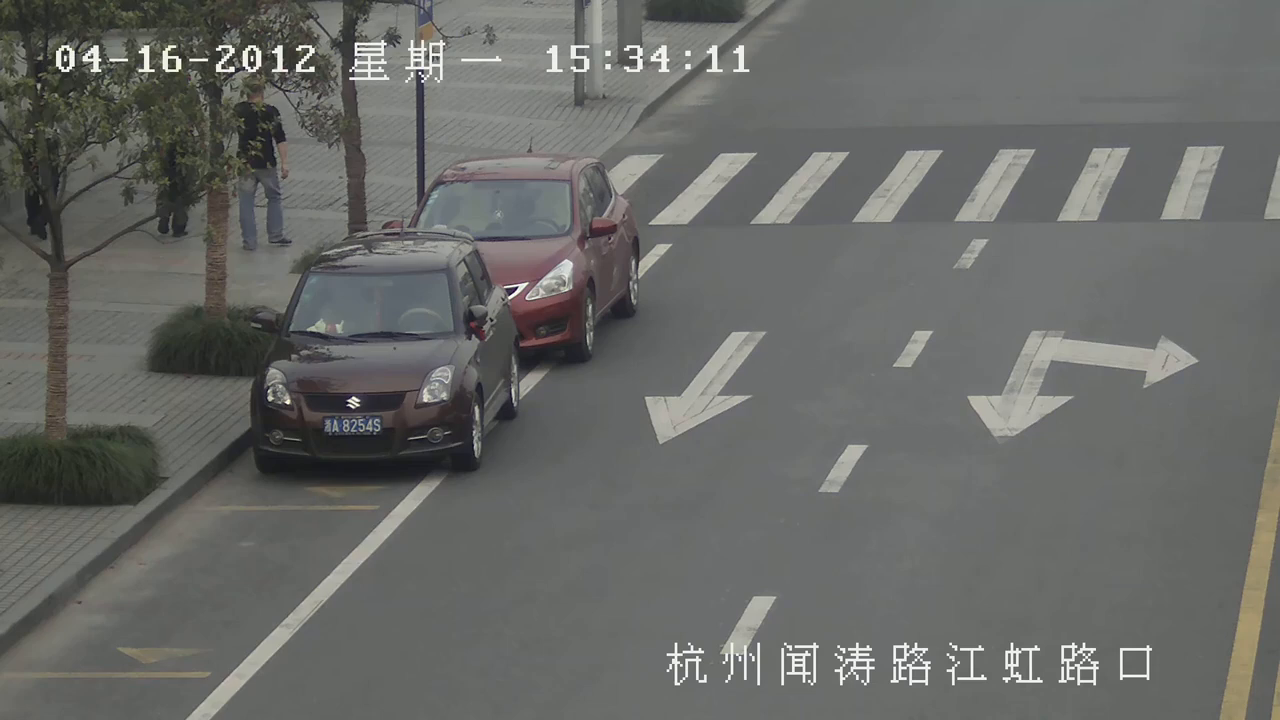
#> input picture images/1.png, 1280 x 720 px, given in place of 1.jpg, which was not available
$ python main_images.py
#> lines starting #> are read from the running program, lines starting #| are printed output that depends on the picture; pictures that were not available may be replaced by others from this repository, and a replacement may not be noted
import cv2
import numpy as np
import matplotlib.pyplot as plt


def mse(imageA, imageB):
    err = np.mean((imageA.astype("float") - imageB.astype("float")) ** 2)
    return err


# [147 lines left out: function process_images, not called in this run]


def process_chosen_block(source_image_path, target_image_path, block_x, block_y, threshold=24, block_size=16, padding=64):
#> called with source_image_path = 'images/1.jpg', target_image_path = 'images/2.jpg', block_x = 20, block_y = 20, threshold = 24, block_size = 16, padding = 64
    import cv2
    import numpy as np
    import matplotlib.pyplot as plt

    # Load the images
    source_image = cv2.imread(source_image_path)
#> source_image is the input picture: shape (720, 1280, 3); mean B, G, R 102.9, 105.7, 104.6
    target_image = cv2.imread(target_image_path)
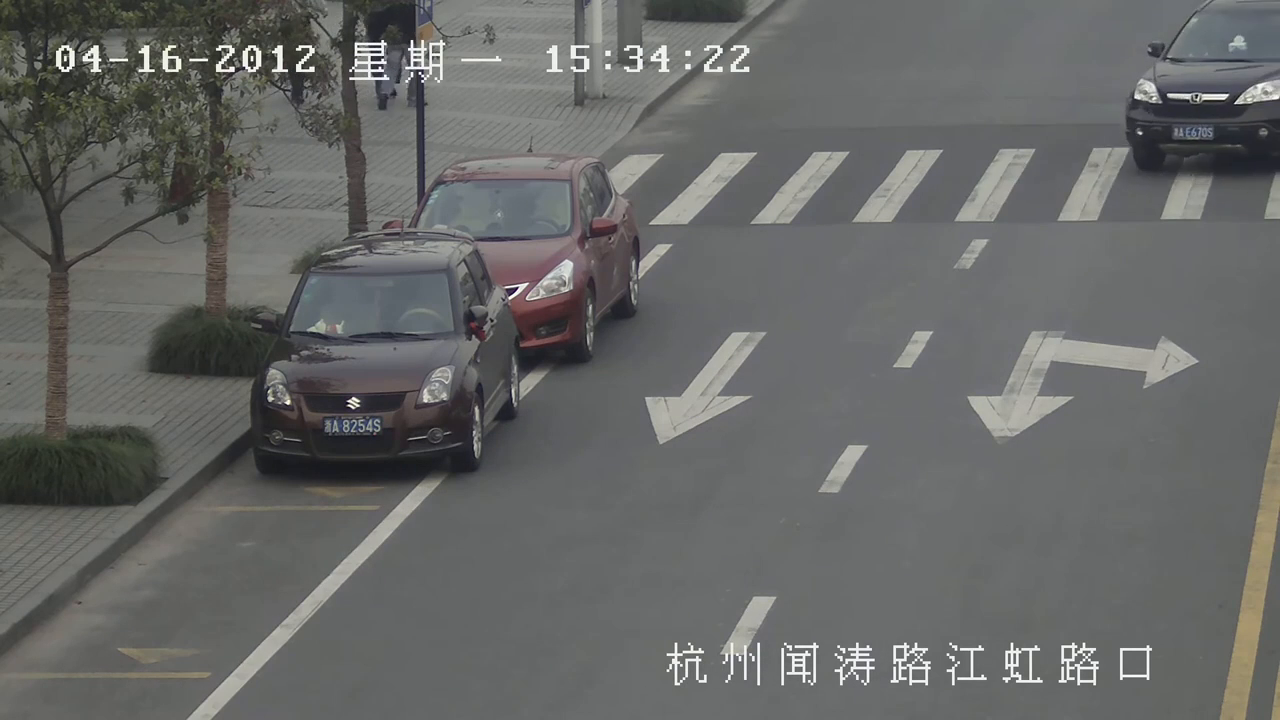
#> input picture images/104.png, 1280 x 720 px, given in place of 2.jpg, which was not available
#> target_image is the input picture: shape (720, 1280, 3); mean B, G, R 102.7, 104.1, 103

    # Ensure the images are of the same dimensions
    assert source_image.shape == target_image.shape, "Source and target images must have the same dimensions."

    # Pad the target and source images to make their dimensions divisible by block_size
    h, w, _ = target_image.shape
#> h = 720; w = 1280
    pad_h = (block_size - h % block_size) % block_size
#> pad_h = 0
    pad_w = (block_size - w % block_size) % block_size
#> pad_w = 0
    padded_target = cv2.copyMakeBorder(target_image, 0, pad_h, 0, pad_w, cv2.BORDER_CONSTANT, value=0)
    padded_source = cv2.copyMakeBorder(source_image, 0, pad_h, 0, pad_w, cv2.BORDER_CONSTANT, value=0)

    # Ensure the chosen block is within bounds
    blocks_vertical = padded_target.shape[0] // block_size
#> blocks_vertical = 45
    blocks_horizontal = padded_target.shape[1] // block_size
#> blocks_horizontal = 80
    assert 0 <= block_y < blocks_vertical and 0 <= block_x < blocks_horizontal, "Block position out of bounds."

    # Create arrays for residual and motion vector
    residual_image = np.zeros_like(padded_target, dtype=np.int16)

    # Function to calculate bounding box from center
    def get_box_cor_from_center(center):
        x, y = center
        return ((int(x - block_size // 2), int(y - block_size // 2)), (int(x + block_size // 2), int(y + block_size // 2)))

    # Process the chosen block
    y = block_y * block_size
    x = block_x * block_size

    # Extract the target block
    target_block = padded_target[y : y + block_size, x : x + block_size]

    # Define search area in the source image
    search_area_x1 = max(0, x - padding)
    search_area_y1 = max(0, y - padding)
    search_area_x2 = min(padded_source.shape[1], x + block_size + padding)
#> search_area_x2 = 400
    search_area_y2 = min(padded_source.shape[0], y + block_size + padding)
#> search_area_y2 = 400

    search_area = padded_source[search_area_y1:search_area_y2, search_area_x1:search_area_x2]
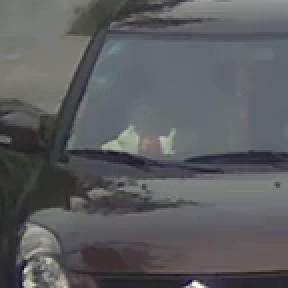
#> search_area: shape (144, 144, 3) (shown 2 times larger); mean B, G, R 95.3, 93.2, 91.6

    # Convert to YCrCb and use Y channel
    target_block_ycrcb = cv2.cvtColor(target_block, cv2.COLOR_BGR2YCrCb)
    search_area_ycrcb = cv2.cvtColor(search_area, cv2.COLOR_BGR2YCrCb)
#> search_area_ycrcb: shape (144, 144, 3); mean of channels 0, 1, 2 92.9, 127, 129.4
    target_y = target_block_ycrcb[:, :, 0]
    search_area_y = search_area_ycrcb[:, :, 0]

    # Sliding window search for best match
    min_mse = float("inf")
    best_match_position = None
    best_residual = None

    step = 32
    h, w = search_area.shape[:2]
#> h = 144; w = 144
    p1 = int(h // 2), int(w // 2)
#> p1 = (72, 72)

    while step > 1:
        points = []
        x1, y1 = p1

        points.append((x1, y1))
        points.append((x1 - step, y1 - step))
        points.append((x1, y1 - step))
        points.append((x1 + step, y1 - step))
        points.append((x1 - step, y1))
        points.append((x1 + step, y1))
        points.append((x1 - step, y1 + step))
        points.append((x1, y1 + step))
        points.append((x1 + step, y1 + step))

        for p in points:
            box = get_box_cor_from_center(p)

            window_y = search_area_y[box[0][1] : box[1][1], box[0][0] : box[1][0]]
            window = search_area_ycrcb[box[0][1] : box[1][1], box[0][0] : box[1][0]]
            if window_y.shape != target_y.shape:
                continue
            error = mse(target_y,window_y)  # Calculate Mean Squared Error (MSE)
            if error < min_mse:
                min_mse = error
                best_match_position = (box[0][0] + search_area_x1, box[0][1] + search_area_y1)
                best_residual = target_block_ycrcb.astype(np.int16) - window.astype(np.int16)
                p1 = p
        step = step / 2
#> this loop made 5 passes
#> step on passes 1 to 5: 16, 8, 4, 2, 1
#> after the loop, best_match_position = (320, 320); min_mse = 45.79; step = 1

    # Store the motion vector
    if best_match_position is not None:
        motion_vector_x = best_match_position[0] - x
#> motion_vector_x = 0
        motion_vector_y = best_match_position[1] - y
#> motion_vector_y = 0

        if min_mse < threshold:
            residual_image[y : y + block_size, x : x + block_size] = 0
        else:
            residual_image[y : y + block_size, x : x + block_size] = best_residual

    # Convert residual image for display and save
    residual_image_8u = cv2.convertScaleAbs(residual_image)
    residual_display = cv2.cvtColor(residual_image_8u, cv2.COLOR_YCrCb2RGB)
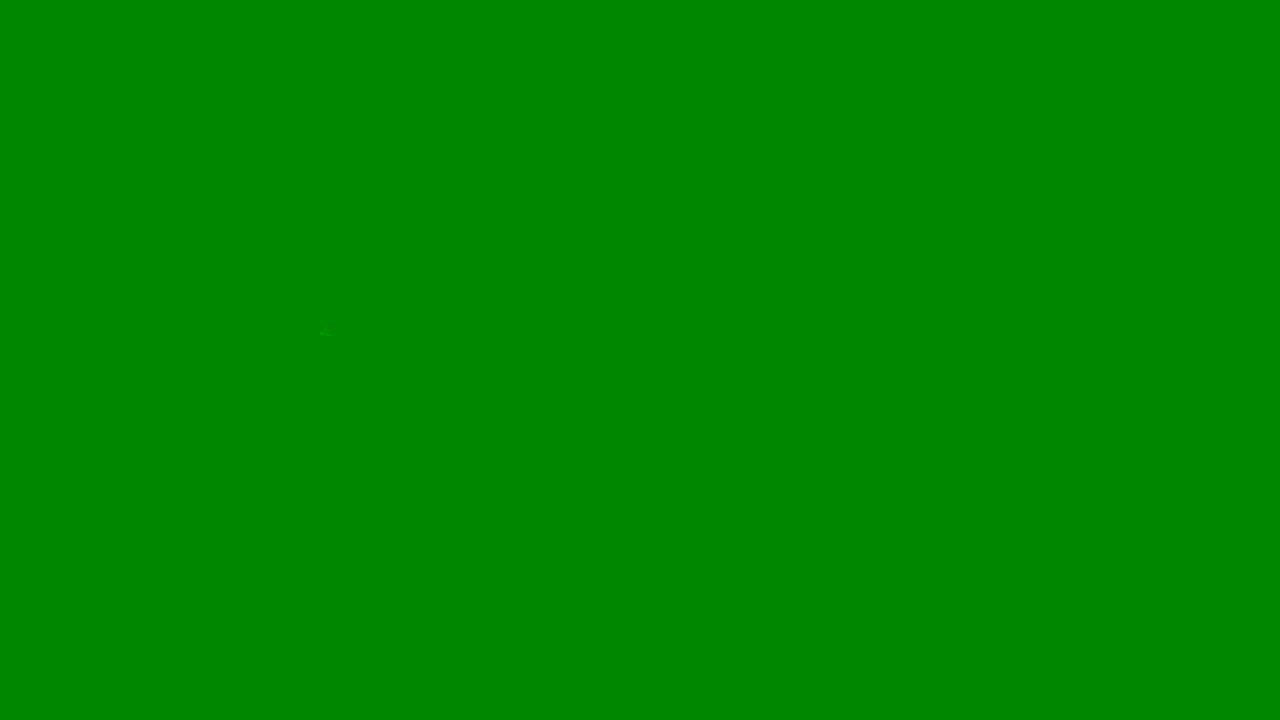
#> residual_display: shape (720, 1280, 3); mean R, G, B 0, 135, 0
    residual_display = cv2.cvtColor(residual_display, cv2.COLOR_RGB2GRAY)
#> residual_display: shape (720, 1280)
    plt.imshow(residual_display, cmap="gray")
    plt.title("Residual Image for Chosen Block")
    plt.axis("off")
    plt.show()


process_chosen_block("images/1.jpg", "images/2.jpg", 20,20)
